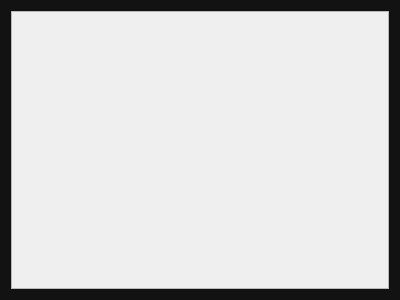
<?xml version="1.0" encoding="UTF-8"?>
<ui version="4.0">
 <class>ChatList</class>
 <widget class="QWidget" name="ChatList">
  <property name="geometry">
   <rect>
    <x>0</x>
    <y>0</y>
    <width>400</width>
    <height>300</height>
   </rect>
  </property>
  <property name="windowTitle">
   <string>Form</string>
  </property>
  <property name="styleSheet">
   <string notr="true">#ChatList
{
background-color: rgb(18, 18, 18);
}</string>
  </property>
  <layout class="QHBoxLayout" name="horizontalLayout">
   <item>
    <widget class="QScrollArea" name="scrollArea">
     <property name="styleSheet">
      <string notr="true">.scrollArea
{
background-color:black;
}</string>
     </property>
     <property name="widgetResizable">
      <bool>true</bool>
     </property>
     <property name="alignment">
      <set>Qt::AlignJustify|Qt::AlignTop</set>
     </property>
     <widget class="QWidget" name="scrollAreaWidgetContents">
      <property name="geometry">
       <rect>
        <x>0</x>
        <y>0</y>
        <width>380</width>
        <height>280</height>
       </rect>
      </property>
     </widget>
    </widget>
   </item>
  </layout>
 </widget>
 <resources/>
 <connections/>
</ui>
